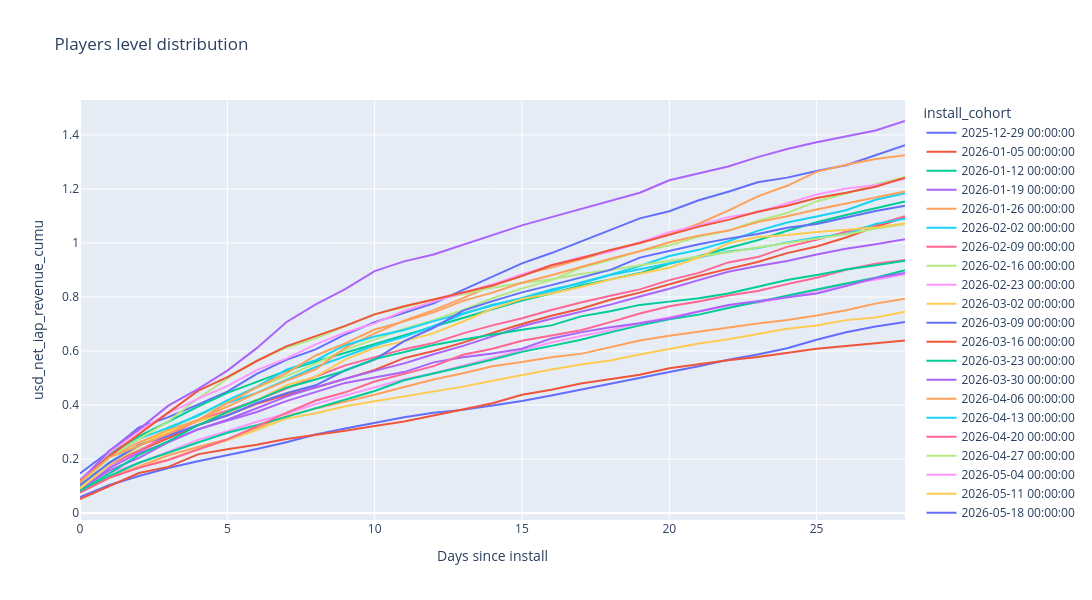

Notebook code for this chart:
### Code cell
fig = px.line(ltv_cohorted, 
              x='days_since_install', 
              labels={'days_since_install': 'Days since install'},
              y='usd_net_iap_revenue_cumu',
              color='install_cohort',
              title='Players level distribution',
              width=1500,
              height=600,
              hover_data={'days_since_install': True, 'usd_net_iap_revenue_cumu': True, 'users': True})

fig.show()

### Figure 1 — Plotly figure (JSON) as saved in the notebook; plotly's stock layout.template omitted (floating-point values rounded to 4 significant figures)
{"data": [{"customdata": [[10928], [10928], [10928], [10928], [10928], [10928], [10928], [10928], [10928], [10928], [10928], [10928], [10928], [10928], [10928], [10928], [10928], [10928], [10928], [10928], [10928], [10928], [10928], [10928], [10928], [10928], [10928], [10928], [10928]], "hovertemplate": "install_cohort=2025-12-29 00:00:00<br>Days since install=%{x}<br>usd_net_iap_revenue_cumu=%{y}<br>users=%{customdata[0]}<extra></extra>", "legendgroup": "2025-12-29 00:00:00", "line": {"color": "#636efa", "dash": "solid"}, "marker": {"symbol": "circle"}, "mode": "lines", "name": "2025-12-29 00:00:00", "orientation": "v", "showlegend": true, "type": "scatter", "x": [0, 1, 2, 3, 4, 5, 6, 7, 8, 9, 10, 11, 12, 13, 14, 15, 16, 17, 18, 19, 20, 21, 22, 23, 24, 25, 26, 27, 28], "xaxis": "x", "y": [0.1466, 0.2289, 0.3168, 0.3553, 0.4017, 0.4499, 0.5155, 0.5669, 0.6062, 0.6612, 0.7063, 0.7408, 0.7764, 0.8263, 0.8744, 0.9244, 0.9626, 1.005, 1.047, 1.091, 1.118, 1.158, 1.189, 1.224, 1.242, 1.266, 1.288, 1.326, 1.362], "yaxis": "y"}, {"customdata": [[16550], [16550], [16550], [16550], [16550], [16550], [16550], [16550], [16550], [16550], [16550], [16550], [16550], [16550], [16550], [16550], [16550], [16550], [16550], [16550], [16550], [16550], [16550], [16550], [16550], [16550], [16550], [16550], [16550]], "hovertemplate": "install_cohort=2026-01-05 00:00:00<br>Days since install=%{x}<br>usd_net_iap_revenue_cumu=%{y}<br>users=%{customdata[0]}<extra></extra>", "legendgroup": "2026-01-05 00:00:00", "line": {"color": "#EF553B", "dash": "solid"}, "marker": {"symbol": "circle"}, "mode": "lines", "name": "2026-01-05 00:00:00", "orientation": "v", "showlegend": true, "type": "scatter", "x": [0, 1, 2, 3, 4, 5, 6, 7, 8, 9, 10, 11, 12, 13, 14, 15, 16, 17, 18, 19, 20, 21, 22, 23, 24, 25, 26, 27, 28], "xaxis": "x", "y": [0.1091, 0.1821, 0.2307, 0.277, 0.3252, 0.3619, 0.4041, 0.4368, 0.4643, 0.4967, 0.5295, 0.5738, 0.5999, 0.631, 0.6672, 0.6997, 0.7308, 0.7564, 0.7897, 0.8162, 0.8479, 0.8776, 0.9041, 0.9295, 0.9625, 0.9868, 1.02, 1.06, 1.095], "yaxis": "y"}, {"customdata": [[15919], [15919], [15919], [15919], [15919], [15919], [15919], [15919], [15919], [15919], [15919], [15919], [15919], [15919], [15919], [15919], [15919], [15919], [15919], [15919], [15919], [15919], [15919], [15919], [15919], [15919], [15919], [15919], [15919]], "hovertemplate": "install_cohort=2026-01-12 00:00:00<br>Days since install=%{x}<br>usd_net_iap_revenue_cumu=%{y}<br>users=%{customdata[0]}<extra></extra>", "legendgroup": "2026-01-12 00:00:00", "line": {"color": "#00cc96", "dash": "solid"}, "marker": {"symbol": "circle"}, "mode": "lines", "name": "2026-01-12 00:00:00", "orientation": "v", "showlegend": true, "type": "scatter", "x": [0, 1, 2, 3, 4, 5, 6, 7, 8, 9, 10, 11, 12, 13, 14, 15, 16, 17, 18, 19, 20, 21, 22, 23, 24, 25, 26, 27, 28], "xaxis": "x", "y": [0.1233, 0.2204, 0.2834, 0.3383, 0.394, 0.4449, 0.4842, 0.5263, 0.5612, 0.5937, 0.6268, 0.6582, 0.6919, 0.723, 0.7567, 0.7871, 0.8131, 0.8428, 0.8652, 0.8885, 0.9229, 0.9506, 0.9813, 1.01, 1.045, 1.076, 1.104, 1.129, 1.153], "yaxis": "y"}, {"customdata": [[21954], [21954], [21954], [21954], [21954], [21954], [21954], [21954], [21954], [21954], [21954], [21954], [21954], [21954], [21954], [21954], [21954], [21954], [21954], [21954], [21954], [21954], [21954], [21954], [21954], [21954], [21954], [21954], [21954]], "hovertemplate": "install_cohort=2026-01-19 00:00:00<br>Days since install=%{x}<br>usd_net_iap_revenue_cumu=%{y}<br>users=%{customdata[0]}<extra></extra>", "legendgroup": "2026-01-19 00:00:00", "line": {"color": "#ab63fa", "dash": "solid"}, "marker": {"symbol": "circle"}, "mode": "lines", "name": "2026-01-19 00:00:00", "orientation": "v", "showlegend": true, "type": "scatter", "x": [0, 1, 2, 3, 4, 5, 6, 7, 8, 9, 10, 11, 12, 13, 14, 15, 16, 17, 18, 19, 20, 21, 22, 23, 24, 25, 26, 27, 28], "xaxis": "x", "y": [0.0874, 0.1581, 0.2041, 0.2626, 0.3095, 0.3456, 0.3881, 0.431, 0.4656, 0.4975, 0.5264, 0.5541, 0.5877, 0.619, 0.6541, 0.6918, 0.7192, 0.7465, 0.7718, 0.8021, 0.8304, 0.8623, 0.8931, 0.9146, 0.9328, 0.9572, 0.9787, 0.9951, 1.013], "yaxis": "y"}, {"customdata": [[17470], [17470], [17470], [17470], [17470], [17470], [17470], [17470], [17470], [17470], [17470], [17470], [17470], [17470], [17470], [17470], [17470], [17470], [17470], [17470], [17470], [17470], [17470], [17470], [17470], [17470], [17470], [17470], [17470]], "hovertemplate": "install_cohort=2026-01-26 00:00:00<br>Days since install=%{x}<br>usd_net_iap_revenue_cumu=%{y}<br>users=%{customdata[0]}<extra></extra>", "legendgroup": "2026-01-26 00:00:00", "line": {"color": "#FFA15A", "dash": "solid"}, "marker": {"symbol": "circle"}, "mode": "lines", "name": "2026-01-26 00:00:00", "orientation": "v", "showlegend": true, "type": "scatter", "x": [0, 1, 2, 3, 4, 5, 6, 7, 8, 9, 10, 11, 12, 13, 14, 15, 16, 17, 18, 19, 20, 21, 22, 23, 24, 25, 26, 27, 28], "xaxis": "x", "y": [0.0758, 0.1327, 0.1725, 0.2142, 0.2445, 0.2733, 0.3157, 0.3589, 0.3869, 0.4125, 0.4378, 0.4665, 0.4943, 0.5179, 0.5431, 0.5596, 0.5764, 0.5893, 0.614, 0.6386, 0.6561, 0.6714, 0.6886, 0.702, 0.715, 0.7312, 0.7511, 0.7754, 0.7933], "yaxis": "y"}, {"customdata": [[14750], [14750], [14750], [14750], [14750], [14750], [14750], [14750], [14750], [14750], [14750], [14750], [14750], [14750], [14750], [14750], [14750], [14750], [14750], [14750], [14750], [14750], [14750], [14750], [14750], [14750], [14750], [14750], [14750]], "hovertemplate": "install_cohort=2026-02-02 00:00:00<br>Days since install=%{x}<br>usd_net_iap_revenue_cumu=%{y}<br>users=%{customdata[0]}<extra></extra>", "legendgroup": "2026-02-02 00:00:00", "line": {"color": "#19d3f3", "dash": "solid"}, "marker": {"symbol": "circle"}, "mode": "lines", "name": "2026-02-02 00:00:00", "orientation": "v", "showlegend": true, "type": "scatter", "x": [0, 1, 2, 3, 4, 5, 6, 7, 8, 9, 10, 11, 12, 13, 14, 15, 16, 17, 18, 19, 20, 21, 22, 23, 24, 25, 26, 27, 28], "xaxis": "x", "y": [0.09643, 0.1891, 0.2518, 0.3111, 0.3635, 0.4077, 0.4447, 0.4912, 0.5407, 0.5806, 0.6203, 0.6525, 0.6927, 0.7364, 0.7713, 0.7943, 0.822, 0.8541, 0.8828, 0.9147, 0.9515, 0.9745, 1.006, 1.045, 1.076, 1.098, 1.121, 1.16, 1.184], "yaxis": "y"}, {"customdata": [[15341], [15341], [15341], [15341], [15341], [15341], [15341], [15341], [15341], [15341], [15341], [15341], [15341], [15341], [15341], [15341], [15341], [15341], [15341], [15341], [15341], [15341], [15341], [15341], [15341], [15341], [15341], [15341], [15341]], "hovertemplate": "install_cohort=2026-02-09 00:00:00<br>Days since install=%{x}<br>usd_net_iap_revenue_cumu=%{y}<br>users=%{customdata[0]}<extra></extra>", "legendgroup": "2026-02-09 00:00:00", "line": {"color": "#FF6692", "dash": "solid"}, "marker": {"symbol": "circle"}, "mode": "lines", "name": "2026-02-09 00:00:00", "orientation": "v", "showlegend": true, "type": "scatter", "x": [0, 1, 2, 3, 4, 5, 6, 7, 8, 9, 10, 11, 12, 13, 14, 15, 16, 17, 18, 19, 20, 21, 22, 23, 24, 25, 26, 27, 28], "xaxis": "x", "y": [0.1002, 0.1778, 0.2309, 0.2866, 0.3435, 0.3788, 0.4178, 0.4608, 0.5057, 0.5468, 0.5772, 0.6068, 0.63, 0.6653, 0.6948, 0.7211, 0.7521, 0.7797, 0.8042, 0.828, 0.8625, 0.8892, 0.9279, 0.9477, 0.9856, 1.012, 1.042, 1.067, 1.099], "yaxis": "y"}, {"customdata": [[16607], [16607], [16607], [16607], [16607], [16607], [16607], [16607], [16607], [16607], [16607], [16607], [16607], [16607], [16607], [16607], [16607], [16607], [16607], [16607], [16607], [16607], [16607], [16607], [16607], [16607], [16607], [16607], [16607]], "hovertemplate": "install_cohort=2026-02-16 00:00:00<br>Days since install=%{x}<br>usd_net_iap_revenue_cumu=%{y}<br>users=%{customdata[0]}<extra></extra>", "legendgroup": "2026-02-16 00:00:00", "line": {"color": "#B6E880", "dash": "solid"}, "marker": {"symbol": "circle"}, "mode": "lines", "name": "2026-02-16 00:00:00", "orientation": "v", "showlegend": true, "type": "scatter", "x": [0, 1, 2, 3, 4, 5, 6, 7, 8, 9, 10, 11, 12, 13, 14, 15, 16, 17, 18, 19, 20, 21, 22, 23, 24, 25, 26, 27, 28], "xaxis": "x", "y": [0.09404, 0.1815, 0.2453, 0.3176, 0.3593, 0.4135, 0.4648, 0.5073, 0.553, 0.6051, 0.6422, 0.6823, 0.7141, 0.7516, 0.7954, 0.8317, 0.8623, 0.908, 0.9365, 0.97, 0.9905, 1.024, 1.045, 1.082, 1.111, 1.154, 1.183, 1.216, 1.244], "yaxis": "y"}, {"customdata": [[14803], [14803], [14803], [14803], [14803], [14803], [14803], [14803], [14803], [14803], [14803], [14803], [14803], [14803], [14803], [14803], [14803], [14803], [14803], [14803], [14803], [14803], [14803], [14803], [14803], [14803], [14803], [14803], [14803]], "hovertemplate": "install_cohort=2026-02-23 00:00:00<br>Days since install=%{x}<br>usd_net_iap_revenue_cumu=%{y}<br>users=%{customdata[0]}<extra></extra>", "legendgroup": "2026-02-23 00:00:00", "line": {"color": "#FF97FF", "dash": "solid"}, "marker": {"symbol": "circle"}, "mode": "lines", "name": "2026-02-23 00:00:00", "orientation": "v", "showlegend": true, "type": "scatter", "x": [0, 1, 2, 3, 4, 5, 6, 7, 8, 9, 10, 11, 12, 13, 14, 15, 16, 17, 18, 19, 20, 21, 22, 23, 24, 25, 26, 27, 28], "xaxis": "x", "y": [0.07748, 0.1497, 0.1843, 0.228, 0.2709, 0.3031, 0.3379, 0.3674, 0.4035, 0.4355, 0.4668, 0.4957, 0.5179, 0.5468, 0.5741, 0.6038, 0.6313, 0.6555, 0.6766, 0.7038, 0.7249, 0.7443, 0.7675, 0.7786, 0.7985, 0.8229, 0.8468, 0.8634, 0.8844], "yaxis": "y"}, {"customdata": [[14738], [14738], [14738], [14738], [14738], [14738], [14738], [14738], [14738], [14738], [14738], [14738], [14738], [14738], [14738], [14738], [14738], [14738], [14738], [14738], [14738], [14738], [14738], [14738], [14738], [14738], [14738], [14738], [14738]], "hovertemplate": "install_cohort=2026-03-02 00:00:00<br>Days since install=%{x}<br>usd_net_iap_revenue_cumu=%{y}<br>users=%{customdata[0]}<extra></extra>", "legendgroup": "2026-03-02 00:00:00", "line": {"color": "#FECB52", "dash": "solid"}, "marker": {"symbol": "circle"}, "mode": "lines", "name": "2026-03-02 00:00:00", "orientation": "v", "showlegend": true, "type": "scatter", "x": [0, 1, 2, 3, 4, 5, 6, 7, 8, 9, 10, 11, 12, 13, 14, 15, 16, 17, 18, 19, 20, 21, 22, 23, 24, 25, 26, 27, 28], "xaxis": "x", "y": [0.08219, 0.1298, 0.1705, 0.1984, 0.236, 0.2697, 0.307, 0.3496, 0.3697, 0.3954, 0.4141, 0.4321, 0.4513, 0.4681, 0.4895, 0.5107, 0.5314, 0.5498, 0.565, 0.587, 0.6082, 0.6277, 0.6436, 0.6628, 0.682, 0.6946, 0.7143, 0.7243, 0.7457], "yaxis": "y"}, {"customdata": [[15111], [15111], [15111], [15111], [15111], [15111], [15111], [15111], [15111], [15111], [15111], [15111], [15111], [15111], [15111], [15111], [15111], [15111], [15111], [15111], [15111], [15111], [15111], [15111], [15111], [15111], [15111], [15111], [15111]], "hovertemplate": "install_cohort=2026-03-09 00:00:00<br>Days since install=%{x}<br>usd_net_iap_revenue_cumu=%{y}<br>users=%{customdata[0]}<extra></extra>", "legendgroup": "2026-03-09 00:00:00", "line": {"color": "#636efa", "dash": "solid"}, "marker": {"symbol": "circle"}, "mode": "lines", "name": "2026-03-09 00:00:00", "orientation": "v", "showlegend": true, "type": "scatter", "x": [0, 1, 2, 3, 4, 5, 6, 7, 8, 9, 10, 11, 12, 13, 14, 15, 16, 17, 18, 19, 20, 21, 22, 23, 24, 25, 26, 27, 28], "xaxis": "x", "y": [0.05898, 0.1039, 0.1374, 0.167, 0.1915, 0.2129, 0.2368, 0.2618, 0.2906, 0.3131, 0.3347, 0.3549, 0.371, 0.382, 0.3978, 0.4149, 0.4353, 0.4576, 0.4775, 0.5017, 0.5221, 0.5433, 0.5674, 0.5874, 0.6101, 0.6415, 0.6697, 0.6907, 0.7074], "yaxis": "y"}, {"customdata": [[12899], [12899], [12899], [12899], [12899], [12899], [12899], [12899], [12899], [12899], [12899], [12899], [12899], [12899], [12899], [12899], [12899], [12899], [12899], [12899], [12899], [12899], [12899], [12899], [12899], [12899], [12899], [12899], [12899]], "hovertemplate": "install_cohort=2026-03-16 00:00:00<br>Days since install=%{x}<br>usd_net_iap_revenue_cumu=%{y}<br>users=%{customdata[0]}<extra></extra>", "legendgroup": "2026-03-16 00:00:00", "line": {"color": "#EF553B", "dash": "solid"}, "marker": {"symbol": "circle"}, "mode": "lines", "name": "2026-03-16 00:00:00", "orientation": "v", "showlegend": true, "type": "scatter", "x": [0, 1, 2, 3, 4, 5, 6, 7, 8, 9, 10, 11, 12, 13, 14, 15, 16, 17, 18, 19, 20, 21, 22, 23, 24, 25, 26, 27, 28], "xaxis": "x", "y": [0.05202, 0.09899, 0.1481, 0.1708, 0.2172, 0.2363, 0.2526, 0.2741, 0.2889, 0.3049, 0.3222, 0.3391, 0.3615, 0.3839, 0.4068, 0.4382, 0.4563, 0.4794, 0.4967, 0.5117, 0.5357, 0.5513, 0.5659, 0.5776, 0.5933, 0.6085, 0.6186, 0.6285, 0.6392], "yaxis": "y"}, {"customdata": [[12126], [12126], [12126], [12126], [12126], [12126], [12126], [12126], [12126], [12126], [12126], [12126], [12126], [12126], [12126], [12126], [12126], [12126], [12126], [12126], [12126], [12126], [12126], [12126], [12126], [12126], [12126], [12126], [12126]], "hovertemplate": "install_cohort=2026-03-23 00:00:00<br>Days since install=%{x}<br>usd_net_iap_revenue_cumu=%{y}<br>users=%{customdata[0]}<extra></extra>", "legendgroup": "2026-03-23 00:00:00", "line": {"color": "#00cc96", "dash": "solid"}, "marker": {"symbol": "circle"}, "mode": "lines", "name": "2026-03-23 00:00:00", "orientation": "v", "showlegend": true, "type": "scatter", "x": [0, 1, 2, 3, 4, 5, 6, 7, 8, 9, 10, 11, 12, 13, 14, 15, 16, 17, 18, 19, 20, 21, 22, 23, 24, 25, 26, 27, 28], "xaxis": "x", "y": [0.07743, 0.1366, 0.1863, 0.2246, 0.2613, 0.297, 0.3248, 0.356, 0.3884, 0.4192, 0.452, 0.4914, 0.516, 0.5414, 0.5685, 0.5968, 0.6189, 0.6419, 0.6688, 0.6948, 0.7172, 0.7346, 0.759, 0.7827, 0.8051, 0.8279, 0.8497, 0.871, 0.8991], "yaxis": "y"}, {"customdata": [[12535], [12535], [12535], [12535], [12535], [12535], [12535], [12535], [12535], [12535], [12535], [12535], [12535], [12535], [12535], [12535], [12535], [12535], [12535], [12535], [12535], [12535], [12535], [12535], [12535], [12535], [12535], [12535], [12535]], "hovertemplate": "install_cohort=2026-03-30 00:00:00<br>Days since install=%{x}<br>usd_net_iap_revenue_cumu=%{y}<br>users=%{customdata[0]}<extra></extra>", "legendgroup": "2026-03-30 00:00:00", "line": {"color": "#ab63fa", "dash": "solid"}, "marker": {"symbol": "circle"}, "mode": "lines", "name": "2026-03-30 00:00:00", "orientation": "v", "showlegend": true, "type": "scatter", "x": [0, 1, 2, 3, 4, 5, 6, 7, 8, 9, 10, 11, 12, 13, 14, 15, 16, 17, 18, 19, 20, 21, 22, 23, 24, 25, 26, 27, 28], "xaxis": "x", "y": [0.08479, 0.1671, 0.2225, 0.2623, 0.3097, 0.3425, 0.374, 0.4144, 0.4488, 0.4819, 0.5015, 0.5219, 0.558, 0.5766, 0.5911, 0.6081, 0.6466, 0.6689, 0.6877, 0.7024, 0.72, 0.7465, 0.7699, 0.7843, 0.7991, 0.8126, 0.8409, 0.8699, 0.8886], "yaxis": "y"}, {"customdata": [[11088], [11088], [11088], [11088], [11088], [11088], [11088], [11088], [11088], [11088], [11088], [11088], [11088], [11088], [11088], [11088], [11088], [11088], [11088], [11088], [11088], [11088], [11088], [11088], [11088], [11088], [11088], [11088], [11088]], "hovertemplate": "install_cohort=2026-04-06 00:00:00<br>Days since install=%{x}<br>usd_net_iap_revenue_cumu=%{y}<br>users=%{customdata[0]}<extra></extra>", "legendgroup": "2026-04-06 00:00:00", "line": {"color": "#FFA15A", "dash": "solid"}, "marker": {"symbol": "circle"}, "mode": "lines", "name": "2026-04-06 00:00:00", "orientation": "v", "showlegend": true, "type": "scatter", "x": [0, 1, 2, 3, 4, 5, 6, 7, 8, 9, 10, 11, 12, 13, 14, 15, 16, 17, 18, 19, 20, 21, 22, 23, 24, 25, 26, 27, 28], "xaxis": "x", "y": [0.1101, 0.208, 0.262, 0.3068, 0.3446, 0.3937, 0.4439, 0.4895, 0.5323, 0.6127, 0.6656, 0.7126, 0.7514, 0.796, 0.8427, 0.8834, 0.9087, 0.9397, 0.9712, 1.0, 1.032, 1.071, 1.12, 1.172, 1.212, 1.263, 1.289, 1.311, 1.325], "yaxis": "y"}, {"customdata": [[10561], [10561], [10561], [10561], [10561], [10561], [10561], [10561], [10561], [10561], [10561], [10561], [10561], [10561], [10561], [10561], [10561], [10561], [10561], [10561], [10561], [10561], [10561], [10561], [10561], [10561], [10561], [10561], [10561]], "hovertemplate": "install_cohort=2026-04-13 00:00:00<br>Days since install=%{x}<br>usd_net_iap_revenue_cumu=%{y}<br>users=%{customdata[0]}<extra></extra>", "legendgroup": "2026-04-13 00:00:00", "line": {"color": "#19d3f3", "dash": "solid"}, "marker": {"symbol": "circle"}, "mode": "lines", "name": "2026-04-13 00:00:00", "orientation": "v", "showlegend": true, "type": "scatter", "x": [0, 1, 2, 3, 4, 5, 6, 7, 8, 9, 10, 11, 12, 13, 14, 15, 16, 17, 18, 19, 20, 21, 22, 23, 24, 25, 26, 27, 28], "xaxis": "x", "y": [0.1247, 0.2081, 0.2748, 0.316, 0.3603, 0.417, 0.4673, 0.5309, 0.5658, 0.6216, 0.6536, 0.6775, 0.7107, 0.7406, 0.7685, 0.796, 0.8279, 0.8512, 0.8814, 0.9023, 0.9248, 0.9459, 0.9683, 0.9816, 1.002, 1.02, 1.034, 1.071, 1.09], "yaxis": "y"}, {"customdata": [[10395], [10395], [10395], [10395], [10395], [10395], [10395], [10395], [10395], [10395], [10395], [10395], [10395], [10395], [10395], [10395], [10395], [10395], [10395], [10395], [10395], [10395], [10395], [10395], [10395], [10395], [10395], [10395], [10395]], "hovertemplate": "install_cohort=2026-04-20 00:00:00<br>Days since install=%{x}<br>usd_net_iap_revenue_cumu=%{y}<br>users=%{customdata[0]}<extra></extra>", "legendgroup": "2026-04-20 00:00:00", "line": {"color": "#FF6692", "dash": "solid"}, "marker": {"symbol": "circle"}, "mode": "lines", "name": "2026-04-20 00:00:00", "orientation": "v", "showlegend": true, "type": "scatter", "x": [0, 1, 2, 3, 4, 5, 6, 7, 8, 9, 10, 11, 12, 13, 14, 15, 16, 17, 18, 19, 20, 21, 22, 23, 24, 25, 26, 27, 28], "xaxis": "x", "y": [0.07572, 0.1307, 0.1675, 0.1964, 0.2351, 0.2729, 0.321, 0.3708, 0.4165, 0.447, 0.4871, 0.5141, 0.5439, 0.5862, 0.6081, 0.6376, 0.6567, 0.6768, 0.7068, 0.7389, 0.7653, 0.7835, 0.8058, 0.8223, 0.8477, 0.8711, 0.9007, 0.9235, 0.9369], "yaxis": "y"}, {"customdata": [[10011], [10011], [10011], [10011], [10011], [10011], [10011], [10011], [10011], [10011], [10011], [10011], [10011], [10011], [10011], [10011], [10011], [10011], [10011], [10011], [10011], [10011], [10011], [10011], [10011], [10011], [10011], [10011], [10011]], "hovertemplate": "install_cohort=2026-04-27 00:00:00<br>Days since install=%{x}<br>usd_net_iap_revenue_cumu=%{y}<br>users=%{customdata[0]}<extra></extra>", "legendgroup": "2026-04-27 00:00:00", "line": {"color": "#B6E880", "dash": "solid"}, "marker": {"symbol": "circle"}, "mode": "lines", "name": "2026-04-27 00:00:00", "orientation": "v", "showlegend": true, "type": "scatter", "x": [0, 1, 2, 3, 4, 5, 6, 7, 8, 9, 10, 11, 12, 13, 14, 15, 16, 17, 18, 19, 20, 21, 22, 23, 24, 25, 26, 27, 28], "xaxis": "x", "y": [0.1034, 0.2064, 0.2739, 0.3398, 0.424, 0.4979, 0.5644, 0.6122, 0.6469, 0.6921, 0.7366, 0.7621, 0.7908, 0.8101, 0.8346, 0.8517, 0.866, 0.8853, 0.8995, 0.9173, 0.9327, 0.9492, 0.9657, 0.9829, 0.9989, 1.015, 1.032, 1.053, 1.07], "yaxis": "y"}, {"customdata": [[10471], [10471], [10471], [10471], [10471], [10471], [10471], [10471], [10471], [10471], [10471], [10471], [10471], [10471], [10471], [10471], [10471], [10471], [10471], [10471], [10471], [10471], [10471], [10471], [10471], [10471], [10471], [10471], [10471]], "hovertemplate": "install_cohort=2026-05-04 00:00:00<br>Days since install=%{x}<br>usd_net_iap_revenue_cumu=%{y}<br>users=%{customdata[0]}<extra></extra>", "legendgroup": "2026-05-04 00:00:00", "line": {"color": "#FF97FF", "dash": "solid"}, "marker": {"symbol": "circle"}, "mode": "lines", "name": "2026-05-04 00:00:00", "orientation": "v", "showlegend": true, "type": "scatter", "x": [0, 1, 2, 3, 4, 5, 6, 7, 8, 9, 10, 11, 12, 13, 14, 15, 16, 17, 18, 19, 20, 21, 22, 23, 24, 25, 26, 27, 28], "xaxis": "x", "y": [0.1232, 0.2238, 0.3053, 0.3698, 0.4227, 0.4701, 0.5295, 0.5716, 0.6243, 0.6685, 0.7022, 0.7492, 0.7828, 0.8157, 0.8468, 0.883, 0.9178, 0.9471, 0.9675, 1.002, 1.04, 1.065, 1.096, 1.114, 1.148, 1.179, 1.202, 1.214, 1.238], "yaxis": "y"}, {"customdata": [[9489], [9489], [9489], [9489], [9489], [9489], [9489], [9489], [9489], [9489], [9489], [9489], [9489], [9489], [9489], [9489], [9489], [9489], [9489], [9489], [9489], [9489], [9489], [9489], [9489], [9489], [9489], [9489], [9489]], "hovertemplate": "install_cohort=2026-05-11 00:00:00<br>Days since install=%{x}<br>usd_net_iap_revenue_cumu=%{y}<br>users=%{customdata[0]}<extra></extra>", "legendgroup": "2026-05-11 00:00:00", "line": {"color": "#FECB52", "dash": "solid"}, "marker": {"symbol": "circle"}, "mode": "lines", "name": "2026-05-11 00:00:00", "orientation": "v", "showlegend": true, "type": "scatter", "x": [0, 1, 2, 3, 4, 5, 6, 7, 8, 9, 10, 11, 12, 13, 14, 15, 16, 17, 18, 19, 20, 21, 22, 23, 24, 25, 26, 27, 28], "xaxis": "x", "y": [0.08963, 0.1793, 0.2524, 0.3023, 0.3391, 0.3712, 0.4185, 0.4727, 0.5051, 0.5683, 0.6121, 0.6356, 0.666, 0.7092, 0.757, 0.7925, 0.8132, 0.8372, 0.865, 0.8865, 0.9085, 0.946, 0.9985, 1.022, 1.03, 1.041, 1.049, 1.057, 1.072], "yaxis": "y"}, {"customdata": [[8369], [8369], [8369], [8369], [8369], [8369], [8369], [8369], [8369], [8369], [8369], [8369], [8369], [8369], [8369], [8369], [8369], [8369], [8369], [8369], [8369], [8369], [8369], [8369], [8369], [8369], [8369], [8369], [8369]], "hovertemplate": "install_cohort=2026-05-18 00:00:00<br>Days since install=%{x}<br>usd_net_iap_revenue_cumu=%{y}<br>users=%{customdata[0]}<extra></extra>", "legendgroup": "2026-05-18 00:00:00", "line": {"color": "#636efa", "dash": "solid"}, "marker": {"symbol": "circle"}, "mode": "lines", "name": "2026-05-18 00:00:00", "orientation": "v", "showlegend": true, "type": "scatter", "x": [0, 1, 2, 3, 4, 5, 6, 7, 8, 9, 10, 11, 12, 13, 14, 15, 16, 17, 18, 19, 20, 21, 22, 23, 24, 25, 26, 27, 28], "xaxis": "x", "y": [0.1033, 0.186, 0.2517, 0.2864, 0.3263, 0.3613, 0.4077, 0.4437, 0.473, 0.5287, 0.5684, 0.6366, 0.6861, 0.7496, 0.7846, 0.817, 0.8438, 0.872, 0.9003, 0.9458, 0.9715, 0.9952, 1.016, 1.033, 1.056, 1.07, 1.094, 1.118, 1.137], "yaxis": "y"}, {"customdata": [[8608], [8608], [8608], [8608], [8608], [8608], [8608], [8608], [8608], [8608], [8608], [8608], [8608], [8608], [8608], [8608], [8608], [8608], [8608], [8608], [8608], [8608], [8608], [8608], [8608], [8608], [8608], [8608], [8608]], "hovertemplate": "install_cohort=2026-05-25 00:00:00<br>Days since install=%{x}<br>usd_net_iap_revenue_cumu=%{y}<br>users=%{customdata[0]}<extra></extra>", "legendgroup": "2026-05-25 00:00:00", "line": {"color": "#EF553B", "dash": "solid"}, "marker": {"symbol": "circle"}, "mode": "lines", "name": "2026-05-25 00:00:00", "orientation": "v", "showlegend": true, "type": "scatter", "x": [0, 1, 2, 3, 4, 5, 6, 7, 8, 9, 10, 11, 12, 13, 14, 15, 16, 17, 18, 19, 20, 21, 22, 23, 24, 25, 26, 27, 28], "xaxis": "x", "y": [0.1197, 0.2107, 0.2922, 0.3719, 0.4522, 0.5029, 0.563, 0.6171, 0.6549, 0.6929, 0.7356, 0.7655, 0.7909, 0.8163, 0.8425, 0.8776, 0.9175, 0.9434, 0.9738, 0.9999, 1.029, 1.061, 1.086, 1.115, 1.138, 1.167, 1.186, 1.208, 1.241], "yaxis": "y"}, {"customdata": [[10087], [10087], [10087], [10087], [10087], [10087], [10087], [10087], [10087], [10087], [10087], [10087], [10087], [10087], [10087], [10087], [10087], [10087], [10087], [10087], [10087], [10087], [10087], [10087], [10087], [10087], [10087], [10087], [10087]], "hovertemplate": "install_cohort=2026-06-01 00:00:00<br>Days since install=%{x}<br>usd_net_iap_revenue_cumu=%{y}<br>users=%{customdata[0]}<extra></extra>", "legendgroup": "2026-06-01 00:00:00", "line": {"color": "#00cc96", "dash": "solid"}, "marker": {"symbol": "circle"}, "mode": "lines", "name": "2026-06-01 00:00:00", "orientation": "v", "showlegend": true, "type": "scatter", "x": [0, 1, 2, 3, 4, 5, 6, 7, 8, 9, 10, 11, 12, 13, 14, 15, 16, 17, 18, 19, 20, 21, 22, 23, 24, 25, 26, 27, 28], "xaxis": "x", "y": [0.08241, 0.147, 0.2155, 0.266, 0.3246, 0.3741, 0.4175, 0.4642, 0.4945, 0.5272, 0.5698, 0.5958, 0.6222, 0.6426, 0.6614, 0.6788, 0.6948, 0.7283, 0.7474, 0.7707, 0.7828, 0.7953, 0.8128, 0.8383, 0.863, 0.8816, 0.9016, 0.9171, 0.9344], "yaxis": "y"}, {"customdata": [[8782], [8782], [8782], [8782], [8782], [8782], [8782], [8782], [8782], [8782], [8782], [8782], [8782], [8782], [8782], [8782], [8782], [8782], [8782], [8782], [8782], [8782], [8782], [8782], [8782], [8782], [8782], [8782], [8782]], "hovertemplate": "install_cohort=2026-06-08 00:00:00<br>Days since install=%{x}<br>usd_net_iap_revenue_cumu=%{y}<br>users=%{customdata[0]}<extra></extra>", "legendgroup": "2026-06-08 00:00:00", "line": {"color": "#ab63fa", "dash": "solid"}, "marker": {"symbol": "circle"}, "mode": "lines", "name": "2026-06-08 00:00:00", "orientation": "v", "showlegend": true, "type": "scatter", "x": [0, 1, 2, 3, 4, 5, 6, 7, 8, 9, 10, 11, 12, 13, 14, 15, 16, 17, 18, 19, 20, 21, 22, 23, 24, 25, 26, 27, 28], "xaxis": "x", "y": [0.1161, 0.2316, 0.3098, 0.3977, 0.4588, 0.5274, 0.6104, 0.7065, 0.7725, 0.8294, 0.8958, 0.9319, 0.9576, 0.9932, 1.032, 1.065, 1.096, 1.126, 1.156, 1.186, 1.232, 1.258, 1.283, 1.318, 1.348, 1.373, 1.394, 1.416, 1.452], "yaxis": "y"}, {"customdata": [[10249], [10249], [10249], [10249], [10249], [10249], [10249], [10249], [10249], [10249], [10249], [10249], [10249], [10249], [10249], [10249], [10249], [10249], [10249], [10249], [10249], [10249], [10249], [10249], [10249], [10249], [10249], [10249], [10249]], "hovertemplate": "install_cohort=2026-06-15 00:00:00<br>Days since install=%{x}<br>usd_net_iap_revenue_cumu=%{y}<br>users=%{customdata[0]}<extra></extra>", "legendgroup": "2026-06-15 00:00:00", "line": {"color": "#FFA15A", "dash": "solid"}, "marker": {"symbol": "circle"}, "mode": "lines", "name": "2026-06-15 00:00:00", "orientation": "v", "showlegend": true, "type": "scatter", "x": [0, 1, 2, 3, 4, 5, 6, 7, 8, 9, 10, 11, 12, 13, 14, 15, 16, 17, 18, 19, 20, 21, 22, 23, 24, 25, 26, 27, 28], "xaxis": "x", "y": [0.1156, 0.2059, 0.2488, 0.2937, 0.3436, 0.4083, 0.4652, 0.5184, 0.5833, 0.6283, 0.6796, 0.7097, 0.7428, 0.7856, 0.8162, 0.8527, 0.8804, 0.9115, 0.9413, 0.9693, 1.003, 1.027, 1.046, 1.077, 1.099, 1.124, 1.146, 1.17, 1.191], "yaxis": "y"}], "layout": {"height": 600, "legend": {"title": {"text": "install_cohort"}, "tracegroupgap": 0}, "title": {"text": "Players level distribution"}, "width": 1500, "xaxis": {"anchor": "y", "domain": [0, 1], "title": {"text": "Days since install"}}, "yaxis": {"anchor": "x", "domain": [0, 1], "title": {"text": "usd_net_iap_revenue_cumu"}}}}
